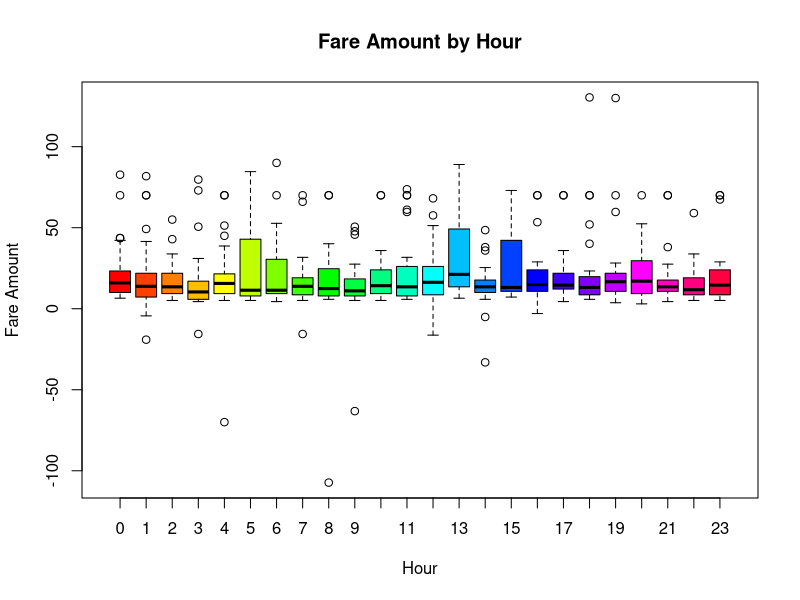
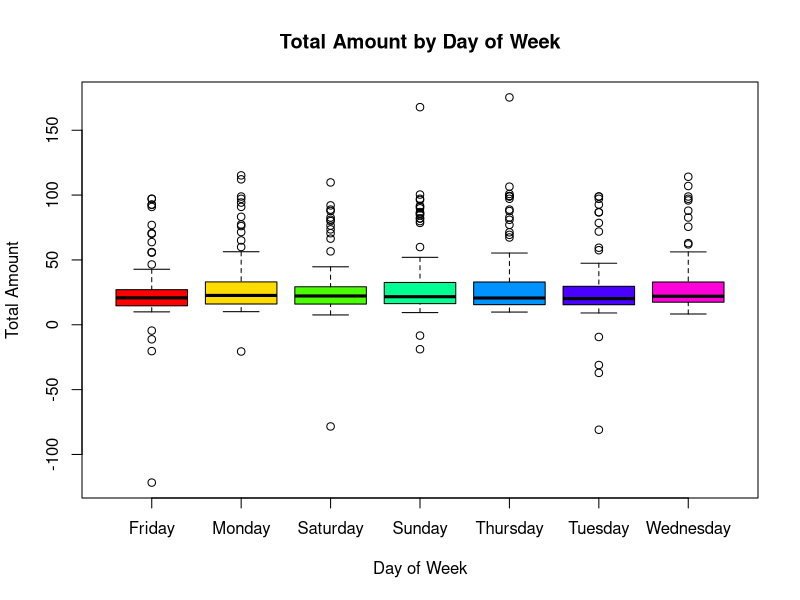
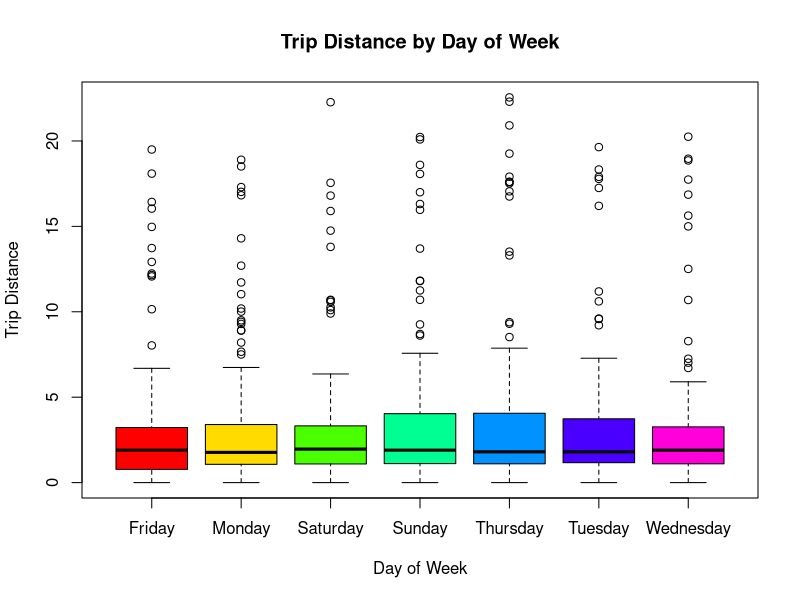
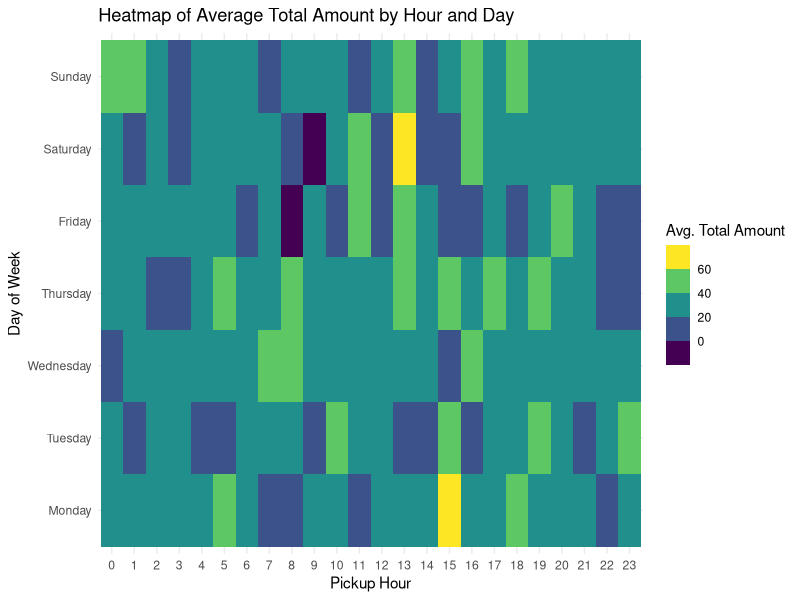
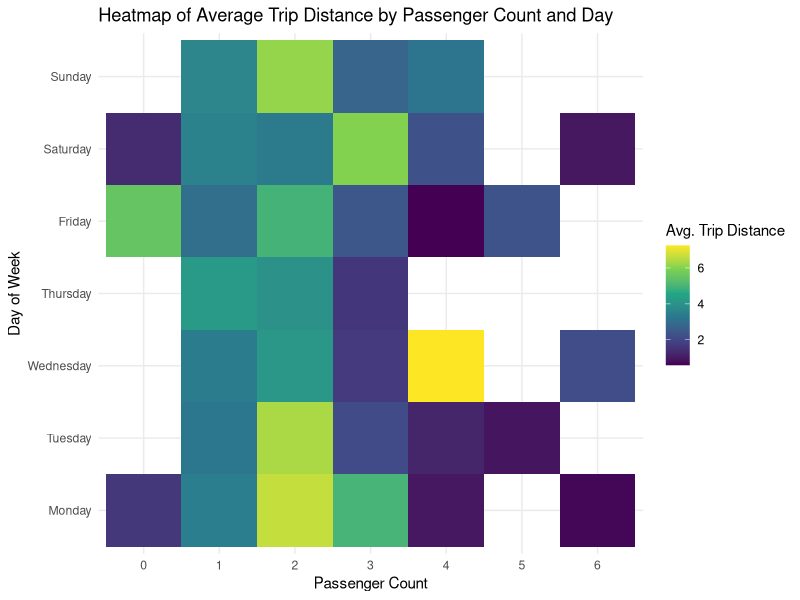

Recreate these plots in R, in order.
library(dplyr)
library(ggplot2)
### --- ANOVA Analysis ---


df <- read.csv("test2.csv")

View(df)

### 1. One-Way ANOVA: Total Amount by Pickup Hour
##(" 1. One-Way ANOVA: Does the average total amount vary significantly across different hours of the day?")

##("Hypotheses:")
##( "H0: The average total amount is the same for all hours of the day.")
##( "Ha: At least one hour of the day has a different average total amount.")
anova_one_way_result <- aov(total_amount ~ factor(pickup_hour), data = df)
summary_table <- summary(anova_one_way_result)
print(summary_table)

##("Result: The average total amount does not vary significantly across hours of the day.")

boxplot(fare_amount ~ factor(pickup_hour), data = df, 
        main = "Fare Amount by Hour", xlab = "Hour", 
        ylab = "Fare Amount", na.rm = TRUE, col = rainbow(24))


#------------------------------------------------------------

### 2. One-Way ANOVA: Total Amount by Day of Week

##("2. One-Way ANOVA: Does the average total amount vary significantly across different days of the week?")
##("Hypotheses:")
##("H0: The average total amount is the same for all days of the week.")
##("Ha: At least one day of the week has a different average total amount.")


anova_one_way_day <- aov(total_amount ~ day_of_week, data = df)
summary_table_day <- summary(anova_one_way_day)
print(summary_table_day)

boxplot(total_amount ~ day_of_week, data = df,
        main = "Total Amount by Day of Week",
        xlab = "Day of Week", ylab = "Total Amount", 
        col= rainbow(7))

##("Result: The average total amount does not vary significantly across days of the week.")


#------------------------------------------------------------

### 3. One-Way ANOVA: Trip Distance by Day of Week

##("3. One-Way ANOVA: Does the average trip distance vary significantly across different days of the week?")
##("Hypotheses:")
##("H0: The average trip distance is the same for all days of the week.")
##("Ha: At least one day of the week has a different average trip distance.")

anova_one_way_distance <- aov(trip_distance ~ day_of_week, data = df)
summary_table_distance <- summary(anova_one_way_distance)
print(summary_table_distance)

boxplot(trip_distance ~ day_of_week, data = df,
        main = "Trip Distance by Day of Week",
        xlab = "Day of Week", ylab = "Trip Distance",
        col= rainbow(7)
)

##("Result: The average trip distance does not vary significantly across days of the week.")

#------------------------------------------------------------

### 4. Two-Way ANOVA: Total Amount by Hour of Day and Day of Week
##("4. Two-Way ANOVA: Does the average total amount vary significantly by both hour of day and day of week?")
##("Hypotheses:")
##("H0a (Main effect of Hour): The average total amount is the same for all hours of the day.")
##("H1a: At least one hour of the day has a different average total amount.")
##(" ")
##("H0b (Main effect of Day of Week): The average total amount is the same for all days of the week.")
##("H1b: At least one day of the week has a different average total amount.")
##(" ")
##("H0c (Interaction effect): There is no interaction between hour of day and day of week on the average total amount.")
##("H1c: There is an interaction between hour of day and day of week on the average total amount.")



anova_two_way_result <- aov(total_amount ~ factor(pickup_hour) * day_of_week, data = df) 
print(summary(anova_two_way_result))

# Data type conversions
df$pickup_hour <- factor(df$pickup_hour)
df$day_of_week <- factor(df$day_of_week, levels = c("Monday", "Tuesday", "Wednesday", "Thursday", "Friday", "Saturday", "Sunday"))
df$total_amount <- as.numeric(df$total_amount)

# Calculate average total amount using dplyr
hourly_daily_avg <- df %>%
  group_by(pickup_hour, day_of_week) %>%
  summarize(mean_total_amount = mean(total_amount, na.rm = TRUE), .groups = "drop")

# Heatmap 
ggplot(hourly_daily_avg, aes(x = pickup_hour, y = day_of_week, fill = mean_total_amount)) +
  geom_tile() +
  labs(title = "Heatmap of Average Total Amount by Hour and Day",
       x = "Pickup Hour", y = "Day of Week", fill = "Avg. Total Amount") +
  theme_minimal() +
  scale_fill_viridis_b(na.value = "grey50")


##("Result: The average total amount does not vary significantly across hours of the day.")
##("Result: The average total amount does not vary significantly across days of the week.")



#------------------------------------------------------------
### 5. Two-Way ANOVA: Trip Distance by Passenger Count and Day of Week
##("5. Two-Way ANOVA: Does the average trip distance vary significantly by both passenger count and day of week?")
##("Hypotheses:")
##("H0a (Main effect of Passenger Count): The average trip distance is the same for all passenger counts.")
##("H1a: At least one passenger count has a different average trip distance.")
##("H0b (Main effect of Day of Week): The average trip distance is the same for all days of the week.")
##("H1b: At least one day of the week has a different average trip distance.")
##("H0c (Interaction effect): There is no interaction between passenger count and day of week on the average trip distance.")
##("H1c: There is an interaction between passenger count and day of week on the average trip distance.")

anova_two_way_distance <- aov(trip_distance ~ factor(passenger_count) * day_of_week, data = df) 
summary_table_two_way_distance <- summary(anova_two_way_distance) 
print(summary_table_two_way_distance) 


# Data type conversions 
df$passenger_count <- factor(df$passenger_count)
df$day_of_week <- factor(df$day_of_week, levels = c("Monday", "Tuesday", "Wednesday", "Thursday", "Friday", "Saturday", "Sunday")) # Order days
df$trip_distance <- as.numeric(df$trip_distance)

# Calculate average trip distance using dplyr 
passenger_daily_avg_distance <- df %>%
  group_by(passenger_count, day_of_week) %>%
  summarize(mean_trip_distance = mean(trip_distance, na.rm = TRUE), .groups = "drop")

# Heatmap 
ggplot(passenger_daily_avg_distance, aes(x = passenger_count, y = day_of_week, fill = mean_trip_distance)) +
  geom_tile() +
  labs(title = "Heatmap of Average Trip Distance by Passenger Count and Day",
       x = "Passenger Count", y = "Day of Week", fill = "Avg. Trip Distance") +
  theme_minimal() +
  scale_fill_viridis_c(na.value = "grey50")



##("Result: The average trip distance does not vary significantly across passenger counts.") 
##("Result: The average trip distance does not vary significantly across days of the week.")



#------------------------------------------------------------


##Interpretation after ANOVA: 
#The time of day does not appear to influence total amounts significantly. This suggests that fare rates and demand are relatively stable throughout the day, possibly due to consistent pricing policies or a lack of strong hourly demand patterns.
#The day of the week does not affect the total amount significantly. This could indicate that usage patterns and fare structures remain steady regardless of the weekday or weekend.
#Trip distances are consistent across the week. This might reflect uniform travel needs or a lack of day-specific events impacting trip distances.
#Neither the time of day, the day of the week, nor their combination significantly impacts the total amount. This supports the notion of consistent fare structures and user behavior across these dimensions.
#Trip distances are not significantly influenced by the number of passengers or the day of the week. This could imply that most trips are short and consistent, regardless of these factors.



